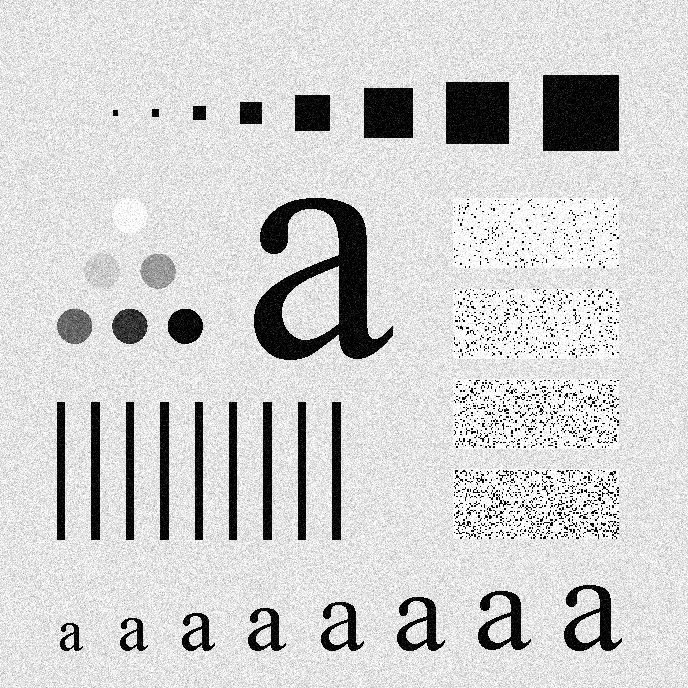
#> input picture assignment_3/noisy.tif, 688 x 688 px; the run also reads 1 picture not shown here
$ python AllFunctions.py
#> lines starting #> are read from the running program, lines starting #| are printed output that depends on the picture; after the words box and inside, x2 and y2 are one past the last pixel; in counts of white or black regions, pixels touching at a corner belong together; long printed decimals are rounded
#> in main, noisy is the input picture: shape (688, 688); min 0, max 255, mean 206.7
import numpy as np
import scipy.ndimage as ndi
import scipy.fft as fft
import skimage.io as io
import skimage.filters as flt
import math
import matplotlib.pyplot as plt


def square_average_filter(image_path, size):
#> called with image_path = './noisy.tif', size = 5
    image_data = io.imread(image_path)
    kernel = np.ones((size, size)) / (size**2)
    denoised_image = ndi.convolve(image_data, kernel, mode='reflect')
    return denoised_image


def high_boost_filter(image_path, ref_image_path):
    # the denoised and then blurred images
#> called with image_path = './noisy.tif', ref_image_path = './characters.tif'
    reference_image = io.imread(ref_image_path)
    denoised_image = square_average_filter(image_path, 10)
    blurred_image = flt.gaussian(denoised_image, 5) * 255

    # the unsharp mask
    mask = (denoised_image - blurred_image).astype(np.int64)

    # optimizing k value for mse
    k_values = np.arange(-10, 10, 0.1)
    errors = np.zeros_like(k_values)
    for i in range(len(k_values)):
        sharpened_image = denoised_image + k_values[i] * mask
        error = np.square(sharpened_image - reference_image).mean()
        errors[i] = error
#> this loop made 200 passes
#> error on passes 1 to 3: 23663.8, 23250, 22840
#> pass 1, in high_boost_filter, `sharpened_image = denoised_image + k_values[i] * mask`:
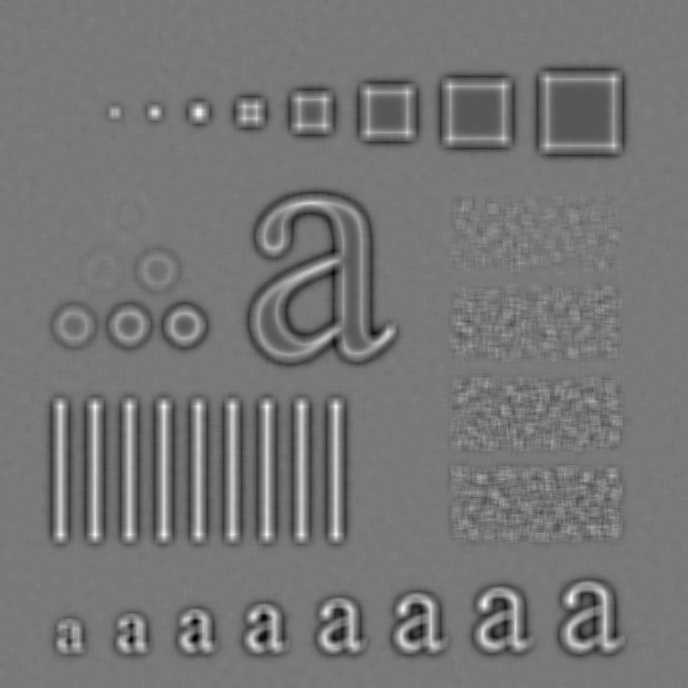
#> sharpened_image: shape (688, 688) float64; min -548, max 1080, mean 206.8; drawn with min black and max white
#> after the loop, errors = 200 values, max 23663.8 at index 0, min 1239.9 at index 108, mean 7798.3
    k_optimum = k_values[np.argmin(errors)]
#> k_optimum = 0.8
    print(k_optimum)
#| 0.8

    # applying the sharpening
    filtered_image = denoised_image + k_optimum * mask
    filtered_image = filtered_image.clip(0, 255)
    return denoised_image, filtered_image, (k_values, errors)


def generate_sinusoidal_image(M, N):
#> called with M = 1001, N = 1001
    sin_image = np.zeros((M, N))
    rows, columns = sin_image.shape
    u = 100
    v = 200
    for m in range(rows):
        for n in range(columns):
            sin_image[m, n] = math.sin(2 * math.pi * (u * m / M + v * n / N))
    return sin_image * 255


def dft(image):
    dft = fft.fft2(image)
    dft_centered = fft.fftshift(dft)
    dft_spectrum = np.log(1 + np.abs(dft_centered)) * 255
    return dft_centered, dft_spectrum


def inverse_dft(dft_data):
    fft_decentralized = fft.ifftshift(dft_data)
    idft = fft.ifft2(fft_decentralized)
    filtered_image = np.abs(idft)
    return filtered_image


def filter_ideal_low_pass(dft_centered, D_0=100):
#> called with dft_centered = array of shape (688, 688), D_0 = 100
    H = np.zeros_like(dft_centered, dtype=np.float64)
    P, Q = dft_centered.shape
#> P = 688; Q = 688
    # calculate the low pass filter
    for u in range(P):
        for v in range(Q):
            D = math.sqrt((u - P / 2)**2 + (v - Q / 2)**2)
            if D > D_0:
                H[u, v] = 0
            else:
                H[u, v] = 1
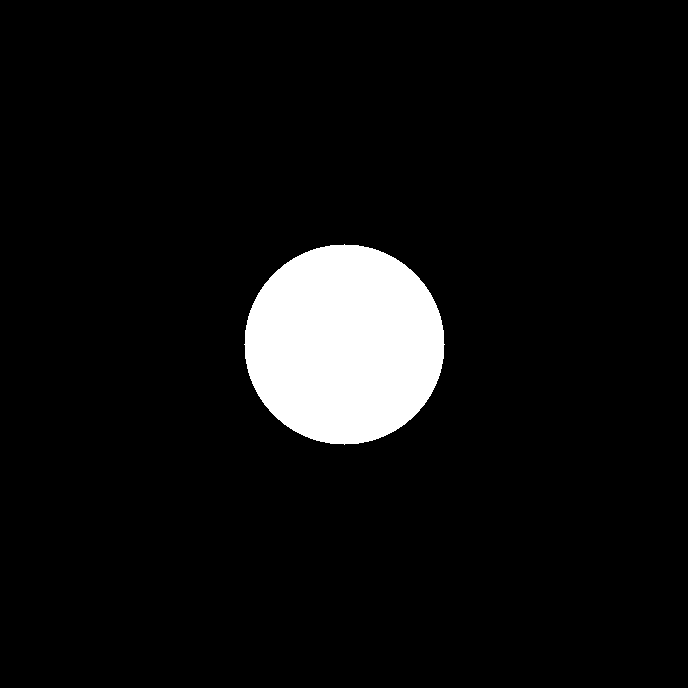
#> H: shape (688, 688) float64; values 0 (black) and 1 (white), 6.6% white; 1 white region, box (x1, y1, x2, y2) and area: (244, 244, 445, 445) 31417
    # apply the filter
    filtered_dft = H * dft_centered
    filtered_spectrum = np.log(1 + np.abs(filtered_dft)) * 255
    return filtered_dft, filtered_spectrum


def filter_gaussian_low_pass(dft_centered, D_0=100):
#> called with dft_centered = array of shape (688, 688), D_0 = 100
    H = np.zeros_like(dft_centered, dtype=np.float64)
    P, Q = dft_centered.shape
#> P = 688; Q = 688
    # calculate the gaussian low pass filter
    for u in range(P):
        for v in range(Q):
            D = math.sqrt((u - P / 2)**2 + (v - Q / 2)**2)
            H[u, v] = math.exp((-D**2) / (2 * (D_0**2)))
    filtered_dft = H * dft_centered
    filtered_spectrum = np.log(1 + np.abs(filtered_dft)) * 255
    return filtered_dft, filtered_spectrum


def homomorphic_filter(image_path, D_0=100, gammaH=2.2, gammaL=0.5):
    image = io.imread(image_path).astype(np.int64)

    # taking the log of image
    image_log = np.log(1 + image)

    # taking dft, applying filter and then inverse dft
    image_log_dft, image_log_spectrum = dft(image_log)
    filtered_log_dft, filtered_log_spectrum = filter_high_pass(image_log_dft)
    filtered_log_image = inverse_dft(filtered_log_dft)

    # undoing the log transformation
    filtered_image = (np.exp(filtered_log_image) - 1) * 255

    return image_log_spectrum, filtered_log_spectrum, filtered_image


def filter_high_pass(dft_centered, D_0=100, gammaH=2.2, gammaL=0.25):
    H = np.zeros_like(dft_centered, dtype=np.float64)
    P, Q = dft_centered.shape
    for u in range(P):
        for v in range(Q):
            D = math.sqrt((u - P / 2)**2 + (v - Q / 2)**2)
            H[u, v] = (gammaH - gammaL) * \
                (1 - math.exp((-D**2) / (2 * (D_0**2)))) + gammaL
    # plt.imshow(H, cmap='gray')
    # plt.show()
    filtered_dft = H * dft_centered
    filtered_spectrum = np.log(1 + np.abs(filtered_dft)) * 255
    # plt.imshow(filtered_spectrum)
    # plt.show()
    return filtered_dft, filtered_spectrum


def full_scale_contrast_stretch(image_data):
    max_val = image_data.max()
    min_val = image_data.min()
    stretched_image = ((image_data - min_val) / (max_val - min_val)) * 255
    return stretched_image


def question_4():
    g_1 = np.array([[0, 0, 1, 0, 0],
                    [0, 1, 2, 1, 0],
                    [1, 2, -16, 2, 1],
                    [0, 1, 2, 1, 0],
                    [0, 0, 1, 0, 0]])
    g_2 = np.array([[1, 1, 1, 1, 1, ],
                    [1, 1, 1, 1, 1, ],
                    [1, 1, - 24, 1, 1, ],
                    [1, 1, 1, 1, 1, ],
                    [1, 1, 1, 1, 1, ]])

    k_1 = get_min_k(g_1)
    k_2 = get_min_k(g_2)
    return k_1, k_2


def get_min_k(laplacian):
    H_temp = np.zeros_like(laplacian)
    for u in range(-2, 3):
        for v in range(-2, 3):
            H_temp[u + 2, v + 2] = (u**2 + v**2)
    k_values = np.arange(-10, 10, 0.1)
    errors = np.zeros_like(k_values)
    # finding optimum k
    for i in range(len(k_values)):
        k = k_values[i]
        H = k * H_temp
        h = fft.fftshift(fft.ifft2(H))
        error = np.sum((laplacian - np.real(h))**2)
        errors[i] = error
    k_optimum = k_values[np.argmin(errors)]
    return k_optimum


def main():
    """The code for displaying the results"""

    noisy = io.imread('./noisy.tif')

    # Question 1 (a)
    denoised_1 = square_average_filter('./noisy.tif', 5)
    denoised_2 = square_average_filter('./noisy.tif', 10)
    denoised_3 = square_average_filter('./noisy.tif', 15)
    fig, plots = plt.subplots(1, 4)
    fig.suptitle('Question 1 (a):Average filter')
    plots[0].imshow(noisy, cmap='gray', vmax=255, vmin=0)
    plots[0].set_title('Original image')
    plots[1].imshow(denoised_1, cmap='gray', vmax=255, vmin=0)
    plots[1].set_title('Size = 5')
    plots[2].imshow(denoised_2, cmap='gray', vmax=255, vmin=0)
    plots[2].set_title('Size = 10')
    plots[3].imshow(denoised_3, cmap='gray', vmin=0, vmax=255)
    plots[3].set_title('Size = 15')
    plt.show()

    # Question 1(b)
    denoised, sharpened, k_data = high_boost_filter(
        './noisy.tif', './characters.tif')
    fig, plots = plt.subplots(2, 2)
    fig.suptitle('Question 1 (b):Sharpening')
    plots[0, 0].imshow(noisy, cmap='gray', vmax=255, vmin=0)
    plots[0, 0].set_title('Original image')
    plots[0, 1].imshow(denoised, cmap='gray', vmax=255, vmin=0)
    plots[0, 1].set_title('Denoised image')
    plots[1, 0].plot(k_data[0], k_data[1])
    plots[1, 0].set_title('K values vs error')
    plots[1, 1].imshow(sharpened, cmap='gray', vmax=255, vmin=0)
    plots[1, 1].set_title('Sharpened image')
    plt.show()

    # # Question 2(a)
    sinusoidal_image = generate_sinusoidal_image(1001, 1001)
    _, dft_spectrum = dft(sinusoidal_image)
    sinusoidal_image = (sinusoidal_image + 255) / 2
    # dft_spectrum = full_scale_contrast_stretch(dft_spectrum)
    fig, plots = plt.subplots(1, 2)
    fig.suptitle('Question 2 (a):DFT')
    plots[0].imshow(sinusoidal_image, cmap='gray', vmax=255, vmin=0)
    plots[0].set_title('Sinusoidal image')
    plots[1].imshow(dft_spectrum, cmap='gray', vmax=255, vmin=0)
    plots[1].set_title('DFT spectrum')
    plt.show()

    char_image = io.imread('./characters.tif')
    # Question 2(b)
    dft_data, dft_spectrum = dft(char_image)
    filtered_dft, filtered_spectrum = filter_ideal_low_pass(dft_data, 100)
    filtered_image = inverse_dft(filtered_dft)
    fig, plots = plt.subplots(2, 2)
    fig.suptitle('Question 2 (b):Ideal low pass filtering')
    plots[0, 0].imshow(char_image, cmap='gray')
    plots[0, 0].set_title('Original image')
    plots[0, 1].imshow(dft_spectrum, cmap='gray')
    plots[0, 1].set_title('Centered DFT spectrum')
    plots[1, 0].imshow(filtered_spectrum, cmap='gray')
    plots[1, 0].set_title('Low pass filtered Spectrum')
    plots[1, 1].imshow(filtered_image, cmap='gray')
    plots[1, 1].set_title('Filtered Image')
    plt.show()

    # Question 2(c)
    gauss_filt_dft, gauss_filt_spectrum = filter_gaussian_low_pass(
        dft_data, 100)
    gaussian_filtered_image = inverse_dft(gauss_filt_dft)
    fig, plots = plt.subplots(2, 2)
    fig.suptitle('Question 2 (b):Gaussian low pass filtering')
    plots[0, 0].imshow(char_image, cmap='gray')
    plots[0, 0].set_title('Original image')
    plots[0, 1].imshow(dft_spectrum, cmap='gray')
    plots[0, 1].set_title('Centered DFT spectrum')
    plots[1, 0].imshow(gauss_filt_spectrum, cmap='gray')
    plots[1, 0].set_title('Low pass filtered Spectrum')
    plots[1, 1].imshow(gaussian_filtered_image, cmap='gray')
    plots[1, 1].set_title('Filtered Image')
    plt.show()

    # comparing ideal and gaussian lpf results
    fig, plots = plt.subplots(1, 2)
    fig.suptitle('Comparing Ideal vs Gaussian LPF')
    plots[0].imshow(filtered_image, cmap='gray')
    plots[0].set_title('Result of Ideal LPF (D_0 = 100)')
    plots[1].imshow(gaussian_filtered_image, cmap='gray')
    plots[1].set_title('Result of Gaussian LPF (D_0 = 100)')
    plt.show()

    # Question 3
    pet_image = io.imread('./PET_image.tif').astype(np.int64)
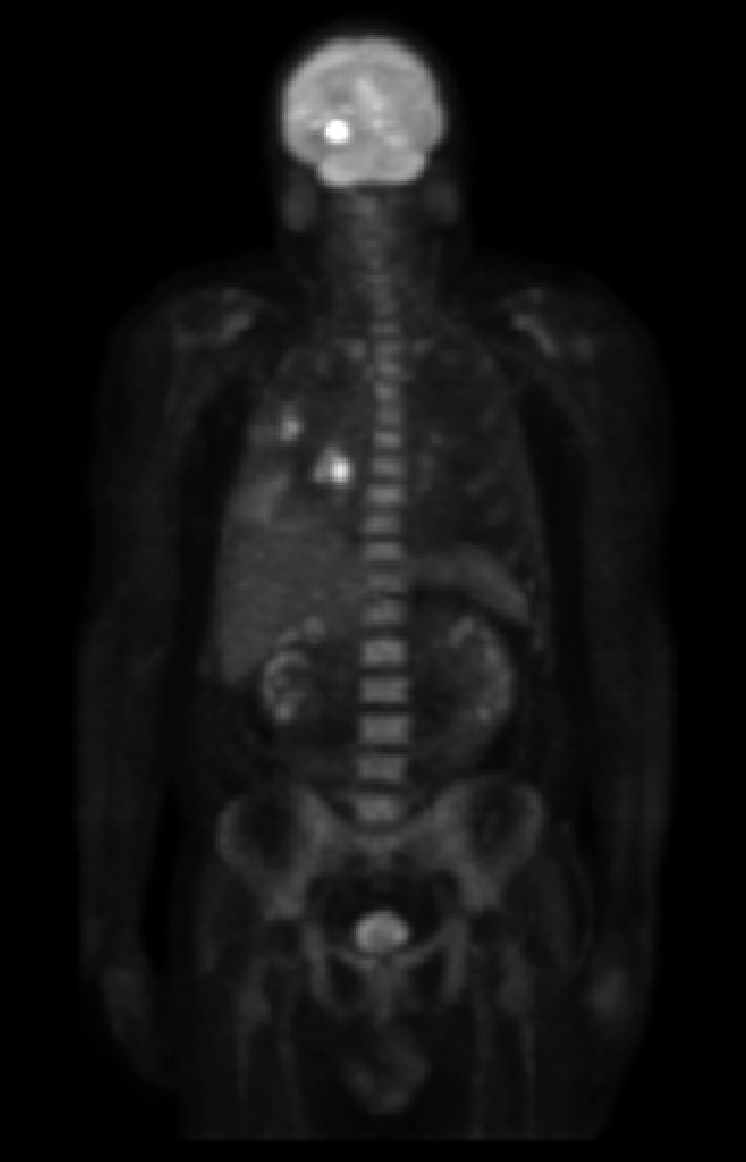
#> input picture assignment_3/PET_image.tif, 746 x 1162 px
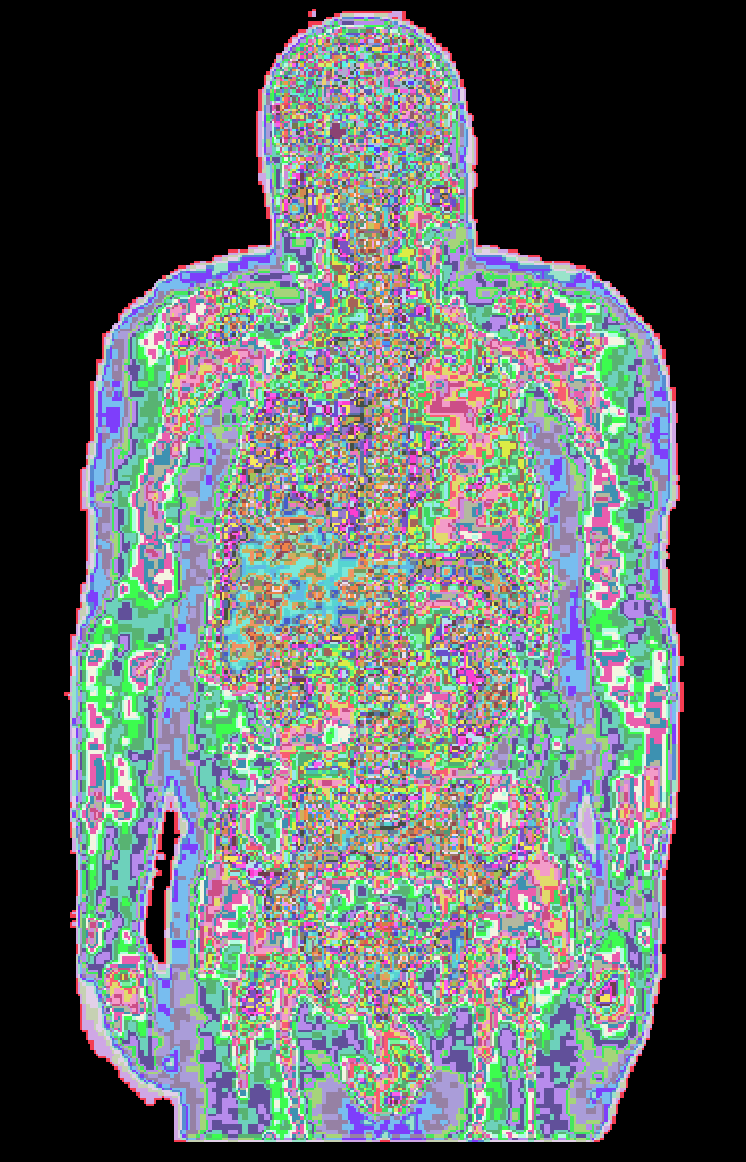
#> pet_image: shape (1162, 746) int64; 235 distinct labels, from 0 to 255; one colour per label, 0 black
    spectrum, fil_spectrum, fil_image = homomorphic_filter('./PET_image.tif')
#> after the loop in filter_high_pass, `for u in range(P):`:
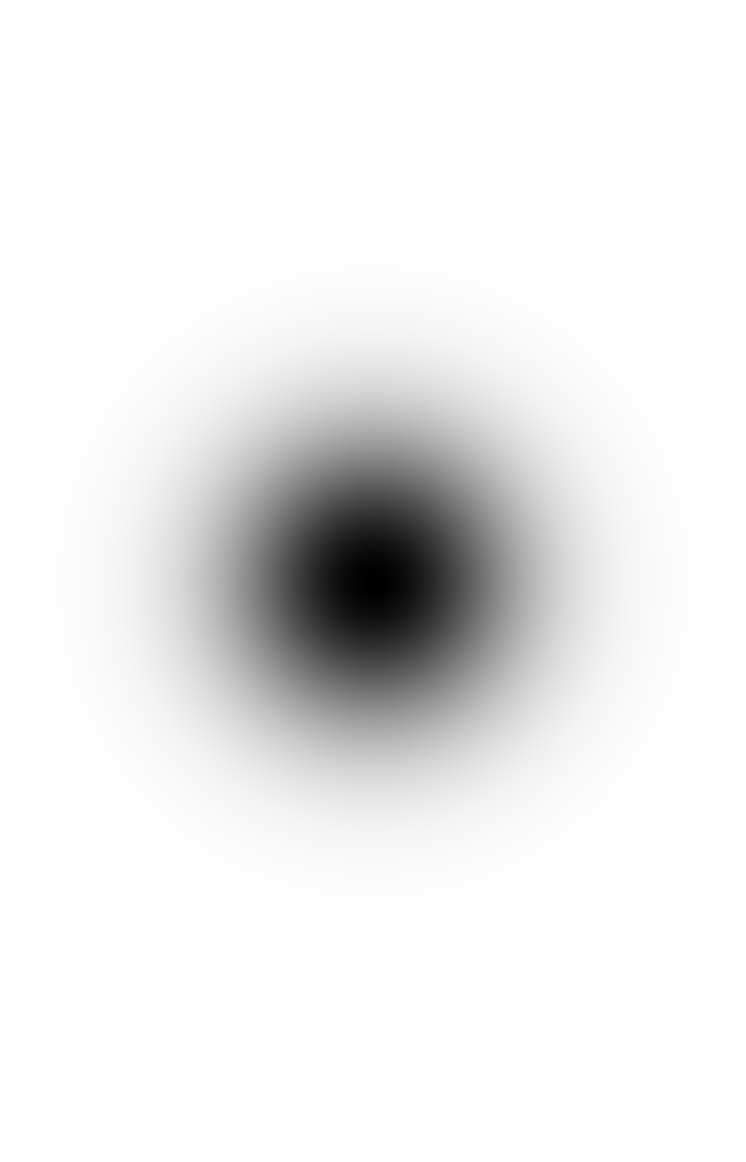
#> H: shape (1162, 746) float64; min 0.25, max 2.2, mean 2.06; drawn with min black and max white
#> in homomorphic_filter, `filtered_image = (np.exp(filtered_log_image) - 1) * 255`:
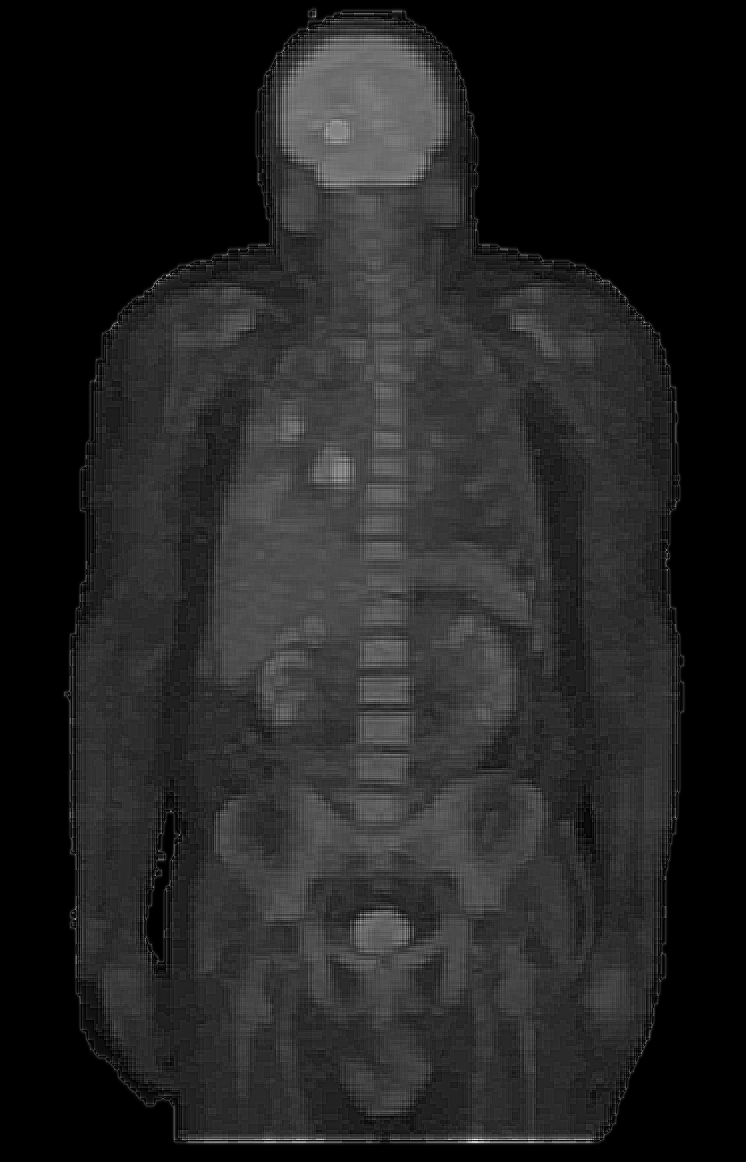
#> filtered_image: shape (1162, 746) float64; min 0, max 1480.8, mean 206.1; drawn with min black and max white
    fig, plots = plt.subplots(2, 2)
    fig.suptitle('PET Image HPF')
    plots[0, 0].imshow(pet_image, cmap='gray', vmin=0, vmax=255)
    plots[0, 0].set_title('Original Image')
    plots[0, 1].imshow(spectrum, cmap='gray')
    plots[0, 1].set_title('Centered DFT spectrum')
    plots[1, 0].imshow(fil_spectrum, cmap='gray')
    plots[1, 0].set_title('High pass filtered DFT spectrum')
    plots[1, 1].imshow(fil_image, cmap='gray')
    plots[1, 1].set_title('Filtered Image')
    plt.show()

    # Question 4
    k_1, k_2 = question_4()
    print(f"Optimum value (a) = {k_1}")
    print(f"Optimum value (b) = {k_2}")


if __name__ == "__main__":
    main()
